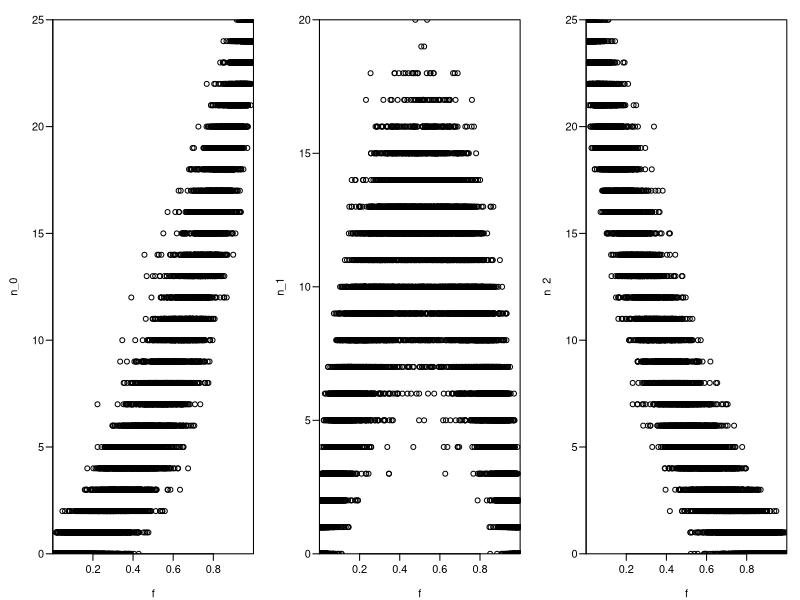
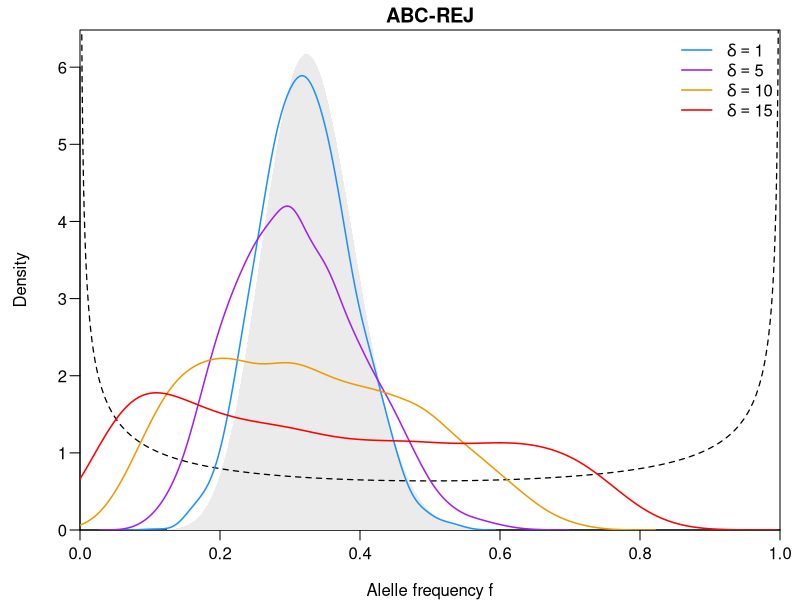
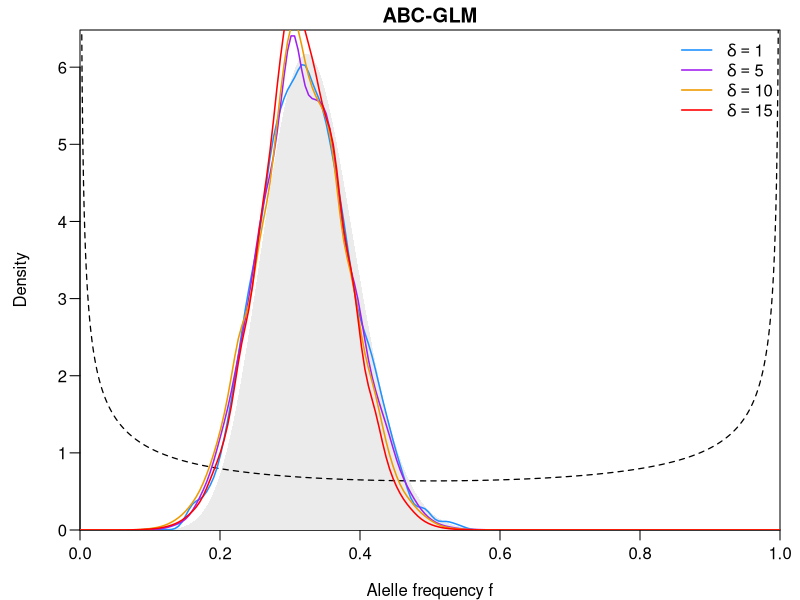
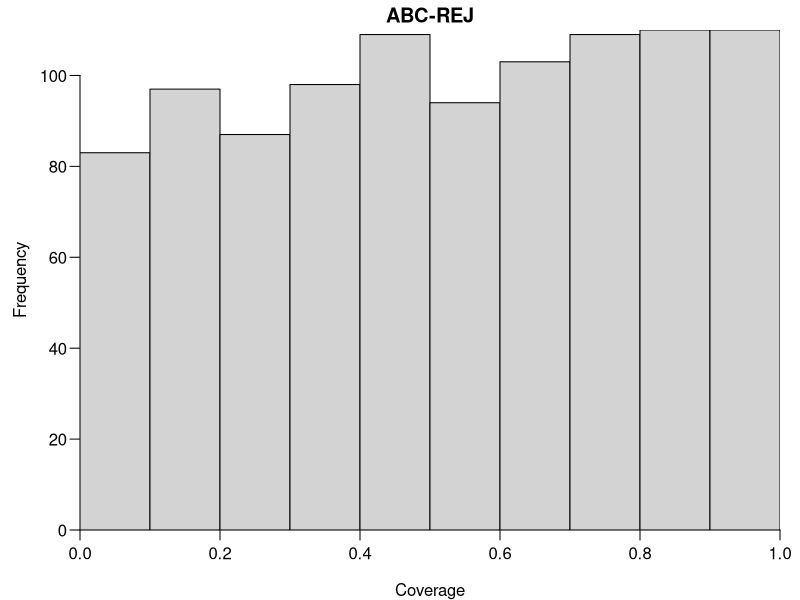

Write R code to recreate these figures, in order. (Note: a time limit stopped this script after it produced the figures.)
#-----------------------------
#function to simulate data
#-----------------------------
simulate <- function(N, f){
  g <- 0:2;
  p <- choose(2,g) * f^(2-g) * (1-f)^g;
  if(sum(p<0) > 0){
    print(f);
    print(p);
  }
  G <- c(sample(0:2, N, replace=TRUE, prob=p), g); #add a 0, 1 and 2 to make sure each category exists
  return(tabulate(G+1)-1);
};

simulateMany <- function(N, fPrime){
  nPrime <- sapply(fPrime, simulate, N=N);
  return(data.frame(f=fPrime, n_0=nPrime[1,], n_1=nPrime[2,], n_2=nPrime[3,]));
};

simFromPrior <- function(len, N, alpha, beta){
  fPrime <- rbeta(len, alpha, beta);
  return(simulateMany(N, fPrime));
};


#-----------------------------
#function to get prior and analytical posterior
#-----------------------------
posterior <- function(n, f, alpha, beta){
  return(dbeta(f, alpha + 2*n[1] + n[2] + 1, beta + n[2] + 2*n[3] + 1));
}

prior <- function(f, alpha, beta){
  return(dbeta(f, alpha, beta));
}

#-----------------------------
#function to do ABC
#-----------------------------
calcDistances <- function(n, simulations){
  #we use Euclidean norm
  d <- sqrt(colSums((t(simulations[,2:4]) - n)^2));
  return(d);
}

retainSimulations <- function(n, simulations, delta=5, maxToRetain=5000){
  #calculate distances
  d <- calcDistances(n, simulations);
  
  #retain sims below threshold
  numToRetain <- min(sum(d <= delta), maxToRetain);
  retained <- simulations[d <= delta,];
  return(retained[1:numToRetain,]);
}

retainBestSimulations <- function(n, simulations, numToRetain=5000){
  #calculate distances
  d <- calcDistances(n, simulations);
  
  #sort to get best sims
  dd <- sort(d, index.return=TRUE);
  
  #retain best sims
  retained <- simulations[dd$ix[1:numToRetain]];
  return(retained);
}

ABC_GLM <- function(n, retained, sd=0.0001, nPoints=200){
  f <- seq(0, 1, length.out=nPoints);
  
  #prepare matrices
  numSim <- length(retained[,1]);
  P <- matrix(retained$f, nrow=1);
  X <- matrix(c(rep(1, numSim), retained$f), byrow=FALSE, ncol=2);
  S <- as.matrix(t(retained[,2:dim(retained)[2]]));
  
  #fit glm
  C_c0 <- S %*% X %*% solve(t(X) %*% X);
  c0 <- C_c0[,1];
  C <- C_c0[,2];
  R <- t(S) - X %*% t(C_c0);
  Sigma_s <- 1/(numSim - 1) * (t(R) %*% R)
  
  #calculate posterior
  Sigma_s_inv <- solve(Sigma_s + diag(0.01,length(n)));
  Sigma_theta_inv <- matrix(1/sd);
  T <- solve(t(C) %*% Sigma_s_inv %*% C + Sigma_theta_inv);
  T_inv <- solve(T);
  
  c_j <- numeric(numSim);
  t_j <- numeric(numSim);
  for(j in 1:numSim){
    v_j <- t(C) %*% Sigma_s_inv %*% (n - c0) + Sigma_theta_inv * retained$f[j];
    t_j[j] <- T %*% v_j;
    c_j[j] <- -0.5 * (retained$f[j] * Sigma_theta_inv * retained$f[j] - t(v_j) %*% T %*% v_j);
  }
  c_j <- exp(c_j - max(c_j));
  
  posterior <- numeric(nPoints);
  for(i in 1:nPoints){
    aa <- f[i]-t_j;
    posterior[i] <- sum(c_j * exp(-0.5 * aa * as.numeric(T_inv) * aa));
  }
  
  #normalize
  d <- 1/(nPoints-1);
  A <- sum(posterior[2:(nPoints-1)]) * d + (posterior[1] + posterior[nPoints]) * d/2;
  posterior <- posterior / A;
  
  #return
  return(data.frame(f=f, posterior=posterior));
}

#---------------------------
# Functions to plot ABC results
#---------------------------
L1 <- function(x, trueP, abcP){
  return(sum(abs(trueP - abcP)) * (x[2]-x[1]) / 2);
}

openPlot <- function(n, alpha, beta, main="", delta=NA, colors=NA){
  #get true prior and analytic posterior
  f <- seq(0, 1, length.out=1000);
  posteriorDens <- posterior(n, f, alpha, beta);
  priorDens <- prior(f, alpha, beta);
  
  #open plot
  par(xaxs='i', yaxs='i', las=1);
  plot(0, type='n', xlim=c(0,1), ylim=c(0, max(posteriorDens)*1.05), xlab="Alelle frequency f", ylab="Density", main=main);
  
  #plot prior and analytic posterior
  polygon(c(f, f[1]), c(posteriorDens, posteriorDens[1]), border=NA, col='gray92');
  lines(f, priorDens, lwd=1.25, col='black', lty=2);
  
  #legend
  if(sum(is.na(delta)) == 0){
   legend('topright', bty='n', col=colors, lwd=1.5, legend=as.expression(lapply(1:length(delta), function(x) bquote(delta==.(delta[x])))))
  }
}

plotPosteriorDensityFromSimulations <- function(simulations, col='red', lwd=1.5, lty=1){
  dens <- density(simulations$f, adjust=1.25);
  lines(dens$x, dens$y, col=col, lwd=lwd, lty=lty);
}

plot_ABC_GLM_Posterior<-function(reg, col='red'){
  lines(reg$f, reg$posterior, col=col, lwd=1.5, lty=1);
}

#-----------------------------
# Calculating coverage property
#-----------------------------
coverageProperty <- function(pseudo_obs, simulations, delta=0){
  #prepare storage
  coverage <- numeric(dim(pseudo_obs)[1]);
  
  #conduct ABC estimations
  for(i in 1:dim(pseudo_obs)[1]){
    n_tmp <- as.numeric(pseudo_obs[i,2:4]);
    retained <- retainSimulations(n_tmp, simulations, delta=delta, maxToRetain=5000);
    coverage[i] <- sum(retained$f < pseudo_obs$f[i]) / length(retained$f);
  }
  
  #return
  return(coverage);
}

coverageProperty_ABC_GLM <- function(pseudo_obs, simulations, delta=0){
  #prepare storage
  coverage <- numeric(dim(pseudo_obs)[1]);
  
  #conduct ABC estimations
  for(i in 1:dim(pseudo_obs)[1]){
    n_tmp <- as.numeric(pseudo_obs[i,2:4]);
    retained <- retainSimulations(n_tmp, simulations, delta=delta, maxToRetain=5000);
    reg <- ABC_GLM(n_tmp, retained, sd=0.0001);
    coverage[i] <- sum(reg$posterior[reg$f<pseudo_obs$f[i]]) / sum(reg$posterior);
  }
  
  #return
  return(coverage);
}

#-----------------------------
#Run ABC inference
#-----------------------------
true_f <- 1/3; #true allele frequency
alpha <- 1/2; beta <- alpha; #prior

# observed data: either simulate or use values from script.
N <- 25; #number of individuals
n <- simulate(N, true_f);
#n <- c(2, 11, 12);
N <- sum(n);

#general graphics settings
par(mfrow=c(1,2), xaxs='i', yaxs='i', las=1, mgp=c(2.5,0.66, 0), mar=c(3.5,4,1.5,1));

# 0) Generate simulations
#-----------------------------
#generate simulations
simulations <- simFromPrior(len=500000, N, alpha, beta);

#visualize simulations
par(mfrow=c(1,3), xaxs='i', yaxs='i', las=1, mgp=c(2.5,0.66, 0), mar=c(3.5,4,1.5,1));
these <- 1:10000
plot(simulations$f[these], simulations$n_0[these], xlab="f", ylab="n_0");
plot(simulations$f[these], simulations$n_1[these], xlab="f", ylab="n_1");
plot(simulations$f[these], simulations$n_2[these], xlab="f", ylab="n_2");

# 1) ABC-REJ
#------------------
delta <- c(1, 5, 10, 15);
colors <- c("dodgerblue", "purple", "orange2", "red");

#open plot
par(mfrow=c(1,1), xaxs='i', yaxs='i', las=1, mgp=c(2.5,0.66, 0), mar=c(3.5,4,1.5,1));
openPlot(n, alpha, beta, main="ABC-REJ", delta=delta, colors=colors);

#get posterior for different thresholds delta
for(i in 1:length(delta)){
  retained <- retainSimulations(n, simulations, delta=delta[i], maxToRetain=5000);
  plotPosteriorDensityFromSimulations(retained, col=colors[i]);
}

# 2) ABC-GLM
#------------------
#use simulations and delta values from 1) ABC-REJ
#open plot
openPlot(n, alpha, beta, main="ABC-GLM", delta=delta, colors);

#get posterior for different thresholds delta
for(i in 1:length(delta)){
  retained <- retainSimulations(n, simulations, delta=delta[i], maxToRetain=5000);
  reg <- ABC_GLM(n, retained);
  plot_ABC_GLM_Posterior(reg, col=colors[i]);
}

#-----------------------------
# Asses coverage property
#-----------------------------
#function to plot coverage
plotcoverage <- function(coverage, main){
  ks <- ks.test(coverage, "punif")
  hist(coverage, xlab="Coverage", main=paste0("ABC-REJ (p = ", round(ks$p.value, 4), ")"));
}

#make pseuso-observed simulations
pseudo_obs <- simFromPrior(1000, N, alpha, beta);

#using simulations conducted above under 1)
coverage <- coverageProperty(pseudo_obs, simulations, delta=1);
hist(coverage, xlab="Coverage", main="ABC-REJ");
ks.test(coverage, "punif")

#coverage property of ABC-GLM using simulations conducted above under 1)
coverage <- coverageProperty_ABC_GLM(pseudo_obs, simulations, delta=15);
hist(coverage, xlab="Coverage", main="ABC-GLM");
ks.test(coverage, "punif")
